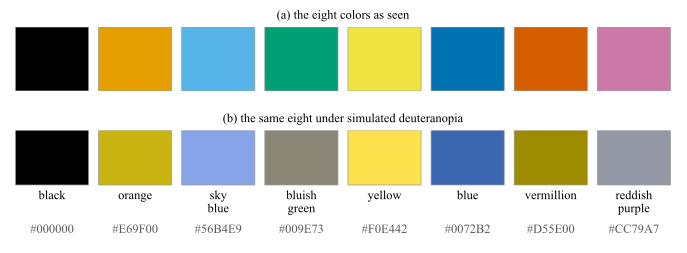

Write Python code to recreate this figure.
# --- Match LaTeX document: Times New Roman, 10pt, textwidth=7in ---
# The Okabe-Ito qualitative palette, named and with the code to copy, shown as the
# reader sees it and as a deuteranope receives it. The point of the second row is
# that the eight stay separable: the palette was constructed so that no two of its
# colors merge under any of the common forms of deficiency, which is what makes it
# the default answer to "which colors, then?" of the section around it.
#
# Four of these eight are the palette of plot_cvd.py panel (c), where they are used
# in a chart rather than listed.
#
# Palette: Okabe and Ito, "Color Universal Design" (2008), tabulated in Wong,
# "Points of View: Color Blindness", Nature Methods 8(6), 2011, p. 441.
# Simulation: Machado, Oliveira and Fernandes, "A Physiologically-based Model for
# Simulation of Color Vision Deficiency", IEEE Trans. Visualization and Computer
# Graphics 15(6), 2009, pp. 1291-1298, severity 1.0 matrices, applied in linear RGB.
import numpy as np
import matplotlib
import matplotlib.pyplot as plt
from matplotlib.patches import Rectangle

plt.rcParams.update({
    'font.family': 'serif',
    'font.serif': ['Times New Roman'],
    'font.size': 10,
    'axes.titlesize': 9,
    'mathtext.fontset': 'cm',
})

# Machado et al. (2009), severity 1.0, for linear RGB.
CVD = {
    'deuteranopia': np.array([[0.367322, 0.860646, -0.227968],
                              [0.280085, 0.672501,  0.047413],
                              [-0.011820, 0.042940, 0.968881]]),
    'protanopia': np.array([[0.152286, 1.052583, -0.204868],
                            [0.114503, 0.786281,  0.099216],
                            [-0.003882, -0.048116, 1.051998]]),
}

# The palette in its published order.
PALETTE = [
    ('black', '#000000'),
    ('orange', '#E69F00'),
    ('sky blue', '#56B4E9'),
    ('bluish green', '#009E73'),
    ('yellow', '#F0E442'),
    ('blue', '#0072B2'),
    ('vermillion', '#D55E00'),
    ('reddish purple', '#CC79A7'),
]
K = len(PALETTE)
GAP = 0.12      # white gap as a fraction of one cell, so the row reads as a list


def srgb_to_linear(c):
    return np.where(c <= 0.04045, c / 12.92, ((c + 0.055) / 1.055) ** 2.4)


def linear_to_srgb(c):
    c = np.clip(c, 0.0, 1.0)
    return np.where(c <= 0.0031308, 12.92 * c, 1.055 * c ** (1 / 2.4) - 0.055)


def simulate(rgb, kind):
    """Dichromatic appearance of an sRGB array, via linear RGB."""
    lin = srgb_to_linear(np.asarray(rgb, dtype=float))
    return linear_to_srgb(lin @ CVD[kind].T)


def swatch_row(ax, rgb, title):
    """The palette as k separated chips, one cell each."""
    for j, c in enumerate(rgb):
        ax.add_patch(Rectangle((j + GAP / 2, 0.0), 1 - GAP, 1.0,
                               facecolor=c, edgecolor='0.6', lw=0.5))
    ax.set_xlim(0, K)
    ax.set_xticks([])
    ax.set_yticks([])
    for side in ax.spines.values():
        side.set_visible(False)
    ax.set_title(title)


names = [n for n, _ in PALETTE]
hexes = [h for _, h in PALETTE]
rgb = np.array([matplotlib.colors.to_rgb(h) for h in hexes])

fig = plt.figure(figsize=(6.8, 2.5))
gs = fig.add_gridspec(2, 1, height_ratios=[1.0, 1.75], hspace=0.45,
                      left=0.01, right=0.99, top=0.90, bottom=0.04)
ax_a = fig.add_subplot(gs[0])
ax_b = fig.add_subplot(gs[1])

swatch_row(ax_a, rgb, '(a) the eight colors as seen')
ax_a.set_ylim(0, 1)

swatch_row(ax_b, simulate(rgb, 'deuteranopia'),
           '(b) the same eight under simulated deuteranopia')
ax_b.set_ylim(-1.05, 1.0)

# The name and the code go under the lower row, where they label the column and so
# both rows at once. Two lines for the name always, so the codes stay on one line.
for j, (name, hexcode) in enumerate(PALETTE):
    label = name.replace(' ', '\n')
    if '\n' not in label:
        label += '\n'
    ax_b.text(j + 0.5, -0.10, label, ha='center', va='top', fontsize=9)
    ax_b.text(j + 0.5, -0.72, hexcode, ha='center', va='top', fontsize=9,
              color='0.35')

basename = 'plot_okabeito'
plt.savefig(f'{basename}.pdf', bbox_inches='tight')
plt.savefig(f'{basename}.svg', bbox_inches='tight')
plt.savefig(f'{basename}.jpeg', dpi=300, bbox_inches='tight')
print(f'Saved {basename}.pdf, {basename}.svg, {basename}.jpeg')


def closest_pair(colors):
    """Smallest sRGB distance between any two of the colors, the pair that merges."""
    d = np.linalg.norm(colors[:, None, :] - colors[None, :, :], axis=-1)
    iu = np.triu_indices(len(colors), 1)
    k = int(np.argmin(d[iu]))
    return d[iu][k], f'{names[iu[0][k]]} and {names[iu[1][k]]}'


# --- how far apart the eight stay, which is what the palette is for ---
print('\nview             closest pair                     distance  retained')
ref, pair = closest_pair(rgb)
print(f'{"normal vision":16s} {pair:32s} {ref:8.3f}  {1.0:7.0%}')
for kind in ('deuteranopia', 'protanopia'):
    dist, pair = closest_pair(simulate(rgb, kind))
    print(f'{kind:16s} {pair:32s} {dist:8.3f}  {dist / ref:7.0%}')

print('\nname             code      as seen                under deuteranopia')
sim = simulate(rgb, 'deuteranopia')
for j, (name, hexcode) in enumerate(PALETTE):
    seen = '({:.2f}, {:.2f}, {:.2f})'.format(*rgb[j])
    deut = '({:.2f}, {:.2f}, {:.2f})'.format(*sim[j])
    print(f'{name:16s} {hexcode}   {seen}     {deut}')
